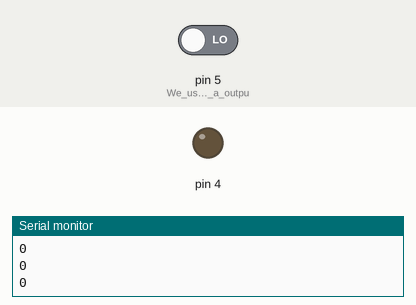
This sketch was run on a simulated Arduino Uno, built with avr-gcc and run on an emulated ATmega328P. On the bench: output pins drawn as LEDs (lit = HIGH), the last lines printed to the serial monitor. Inputs (shaded band) come from the test bench; at power-on: pin 5 (We_used_D2_pin_as_a_outpu) LOW.

Above: at 2.8 s.
2.9 s: pin 5 (We_used_D2_pin_as_a_outpu) driven HIGH
At 4.6 s:
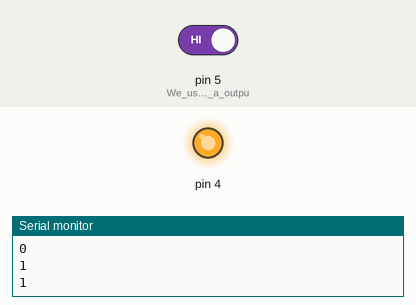
5.0 s: pin 5 (We_used_D2_pin_as_a_outpu) driven LOW
At 6.1 s:
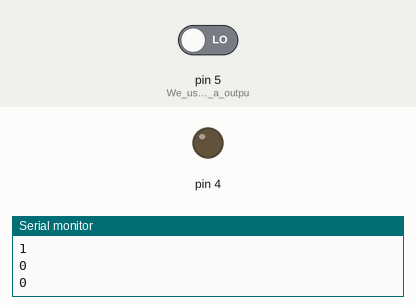
Timing chart, 0 to 8.0 s (numbered marks = the images above; inputs shaded):
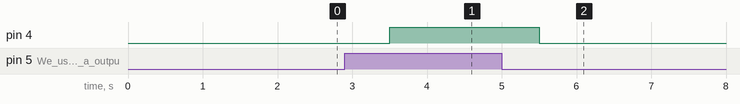

Measured:
- after the input at 2.9 s, pin 4: LOW → HIGH after 0.60 s
- after the input at 5.0 s, pin 4: HIGH → LOW after 0.50 s

The sketch:

Button_puss_light_on.ino
```cpp
void setup() {
  // put your setup code here, to run once:
  pinMode(5,INPUT);   //We used D2 pin as a output
  Serial.begin(115200);
  pinMode(4,OUTPUT);
}

void loop() {
  int val=digitalRead(5);
  Serial.println(val);
  delay(500);
  if(val==1)
  {

  digitalWrite(4,HIGH);     // pin D2 on
  delay(500);               // wait 500ms
    }
    else
    {digitalWrite(4,LOW);     // pin D2 on
     delay(500); }


    }
```
